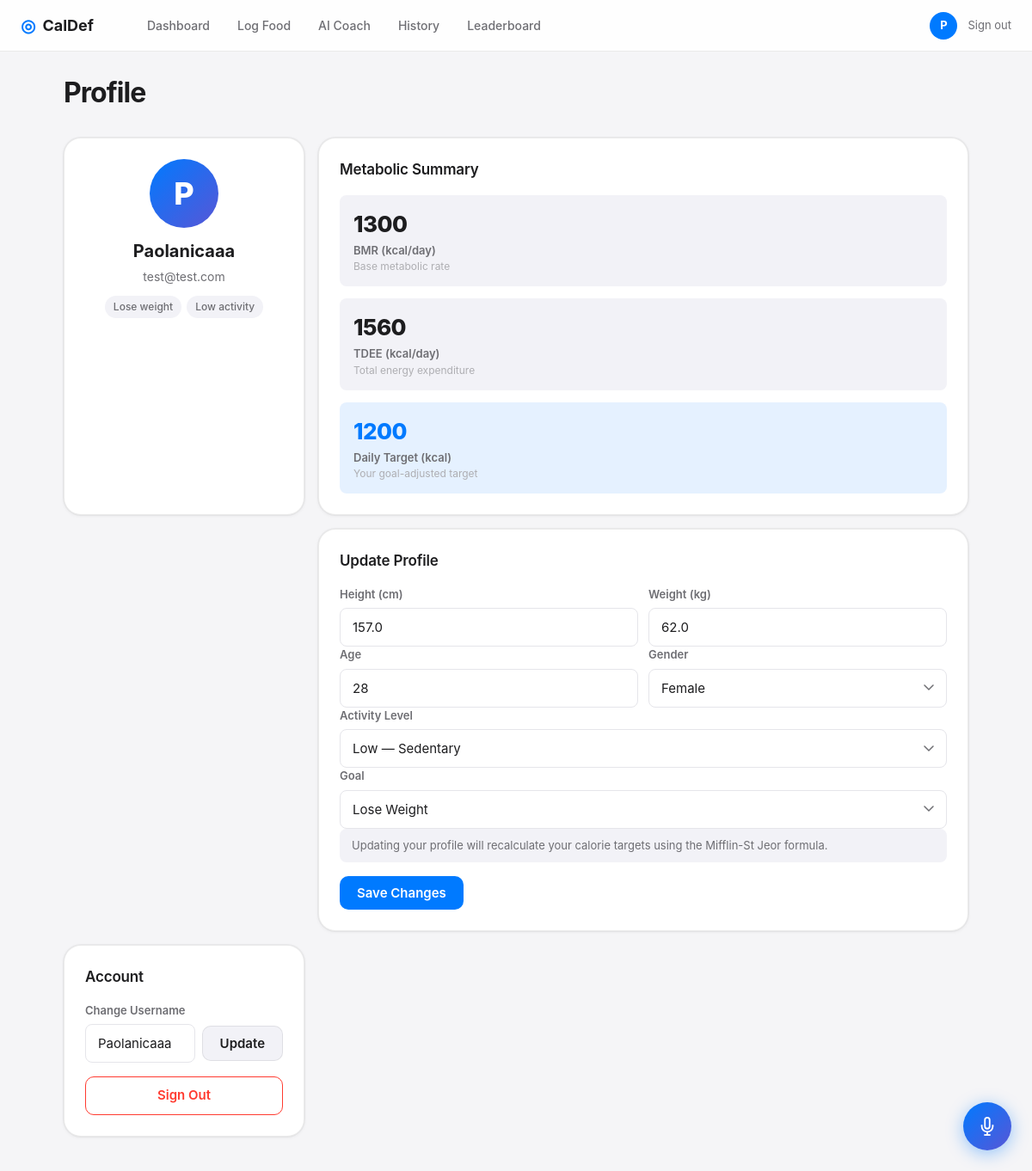
The app's page /profile (signed in), older data.
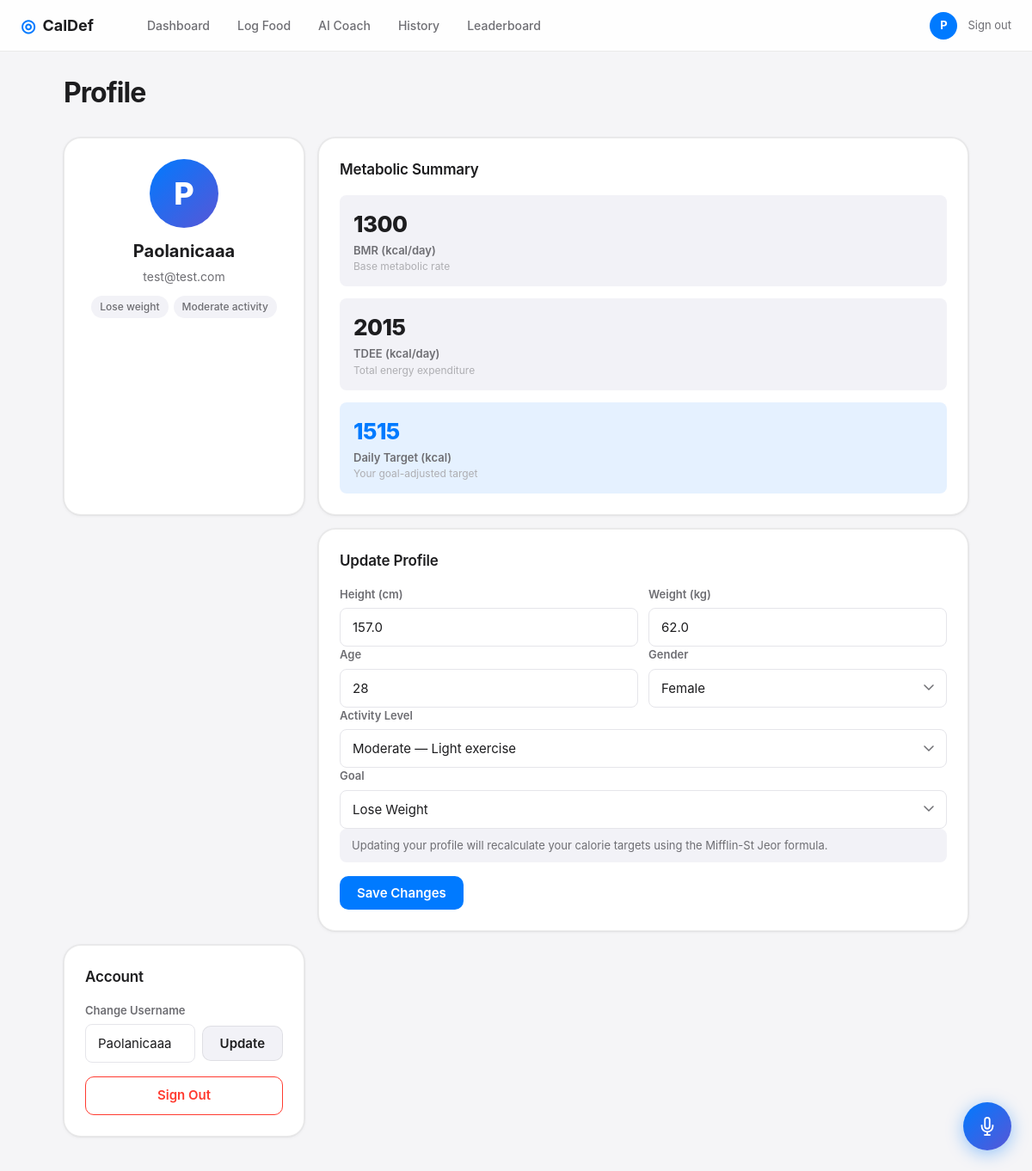
The same page, newer data.
### tables this page shows
CREATE TABLE profiles (
                id INTEGER PRIMARY KEY AUTOINCREMENT,
                user_id INTEGER UNIQUE NOT NULL,
                height_cm REAL,
                weight_kg REAL,
                age INTEGER,
                gender TEXT,
                activity_level TEXT,
                goal TEXT,
                bmr REAL,
                tdee REAL,
                target_calories INTEGER,
                plan_text TEXT,
                updated_at TIMESTAMP DEFAULT CURRENT_TIMESTAMP,
                FOREIGN KEY (user_id) REFERENCES users(id)
            );

### app.py (the view, shortened to what this page needs)
@app.route("/profile", methods=["GET", "POST"])
@login_required
def profile():
    user_id = session["user_id"]
    prof = get_profile(user_id)
    with get_db() as db:
        user = db.execute("SELECT username, email FROM users WHERE id = ?", (user_id,)).fetchone()
    return render_template("profile.html", profile=prof, user=dict(user) if user else {})

### app.py (called while the page is built)
@app.context_processor
def inject_now():
    return {"now": datetime.now}

def login_required(f):
    @wraps(f)
    def decorated(*args, **kwargs):
        if "user_id" not in session:
            return redirect(url_for("landing"))
        return f(*args, **kwargs)
    return decorated

def get_profile(user_id: int):
    with get_db() as db:
        row = db.execute("SELECT * FROM profiles WHERE user_id = ?", (user_id,)).fetchone()
    return dict(row) if row else None

### database.py (called while the page is built)
@contextmanager
def get_db():
    conn = sqlite3.connect(DATABASE)
    conn.row_factory = sqlite3.Row
    try:
        yield conn
        conn.commit()
    except Exception:
        conn.rollback()
        raise
    finally:
        conn.close()

### templates/profile.html (shortened to what the changed rows need)
{% extends "base.html" %}
{% block content %}
<div class="page-container">
  <div class="page-header">
    <h1 class="page-title">Profile</h1>
  </div>
  <div class="profile-grid">
    <div class="card profile-user-card">
      {% if profile %}
      <div class="profile-badges">
        <span class="badge">{{ profile.goal.capitalize() }} weight</span>
        <span class="badge">{{ profile.activity_level.capitalize() }} activity</span>
      </div>
      {% endif %}
    </div>
    {% if profile %}
    <div class="card">
      <h3 class="card-title">Metabolic Summary</h3>
      <div class="meta-grid">
        <div class="meta-item">
          <span class="meta-val">{{ profile.bmr | round | int }}</span>
          <span class="meta-key">BMR (kcal/day)</span>
          <span class="meta-desc">Base metabolic rate</span>
        </div>
        <div class="meta-item">
          <span class="meta-val">{{ profile.tdee | round | int }}</span>
          <span class="meta-key">TDEE (kcal/day)</span>
          <span class="meta-desc">Total energy expenditure</span>
        </div>
        <div class="meta-item highlight">
          <span class="meta-val">{{ profile.target_calories }}</span>
          <span class="meta-key">Daily Target (kcal)</span>
          <span class="meta-desc">Your goal-adjusted target</span>
        </div>
      </div>
    </div>
    {% endif %}
    <div class="card profile-form-card">
      <form action="{{ url_for('profile') }}" method="POST">
        <div class="form-row">
          <div class="form-group">
            <label class="form-label">Height (cm)</label>
            <input class="form-input" type="number" name="height_cm"
                   value="{{ profile.height_cm if profile else '' }}"
                   placeholder="170" min="100" max="250" step="0.5" required />
          </div>
          <div class="form-group">
            <label class="form-label">Weight (kg)</label>
            <input class="form-input" type="number" name="weight_kg"
                   value="{{ profile.weight_kg if profile else '' }}"
                   placeholder="70" min="30" max="300" step="0.1" required />
          </div>
        </div>
        <div class="form-row">
          <div class="form-group">
            <label class="form-label">Age</label>
            <input class="form-input" type="number" name="age"
                   value="{{ profile.age if profile else '' }}"
                   placeholder="25" min="13" max="100" required />
          </div>
          <div class="form-group">
            <label class="form-label">Gender</label>
            <select class="form-input form-select" name="gender">
              <option value="female" {% if profile and profile.gender == 'female' %}selected{% endif %}>Female</option>
            </select>
          </div>
        </div>
        <div class="form-group">
          <label class="form-label">Activity Level</label>
          <select class="form-input form-select" name="activity_level">
            <option value="low" {% if profile and profile.activity_level == 'low' %}selected{% endif %}>Low — Sedentary</option>
            <option value="moderate" {% if profile and profile.activity_level == 'moderate' %}selected{% endif %}>Moderate — Light exercise</option>
          </select>
        </div>
        <div class="form-group">
          <label class="form-label">Goal</label>
          <select class="form-input form-select" name="goal">
            <option value="lose" {% if profile and profile.goal == 'lose' %}selected{% endif %}>Lose Weight</option>
          </select>
        </div>
      </form>
    </div>
  </div>
</div>
{% endblock %}

Row changes from the older to the newer data that the page shows:
changed profiles "Lose": activity_level "Low" → "Moderate"; tdee "1560" → "2015"; target_calories "1200" → "1515"; activity_level "Low — Sedentary" → "Moderate — Light exercise"
